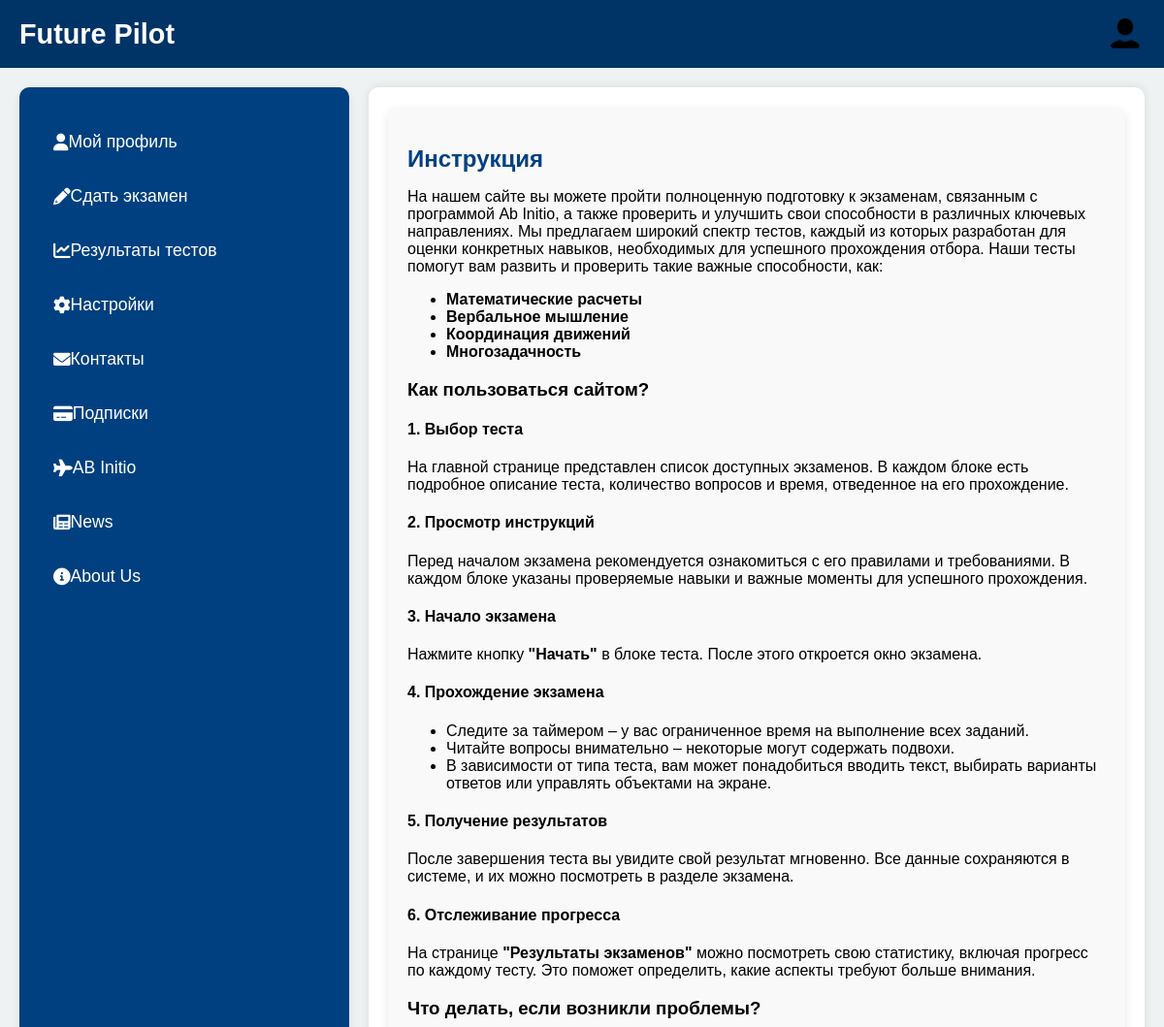
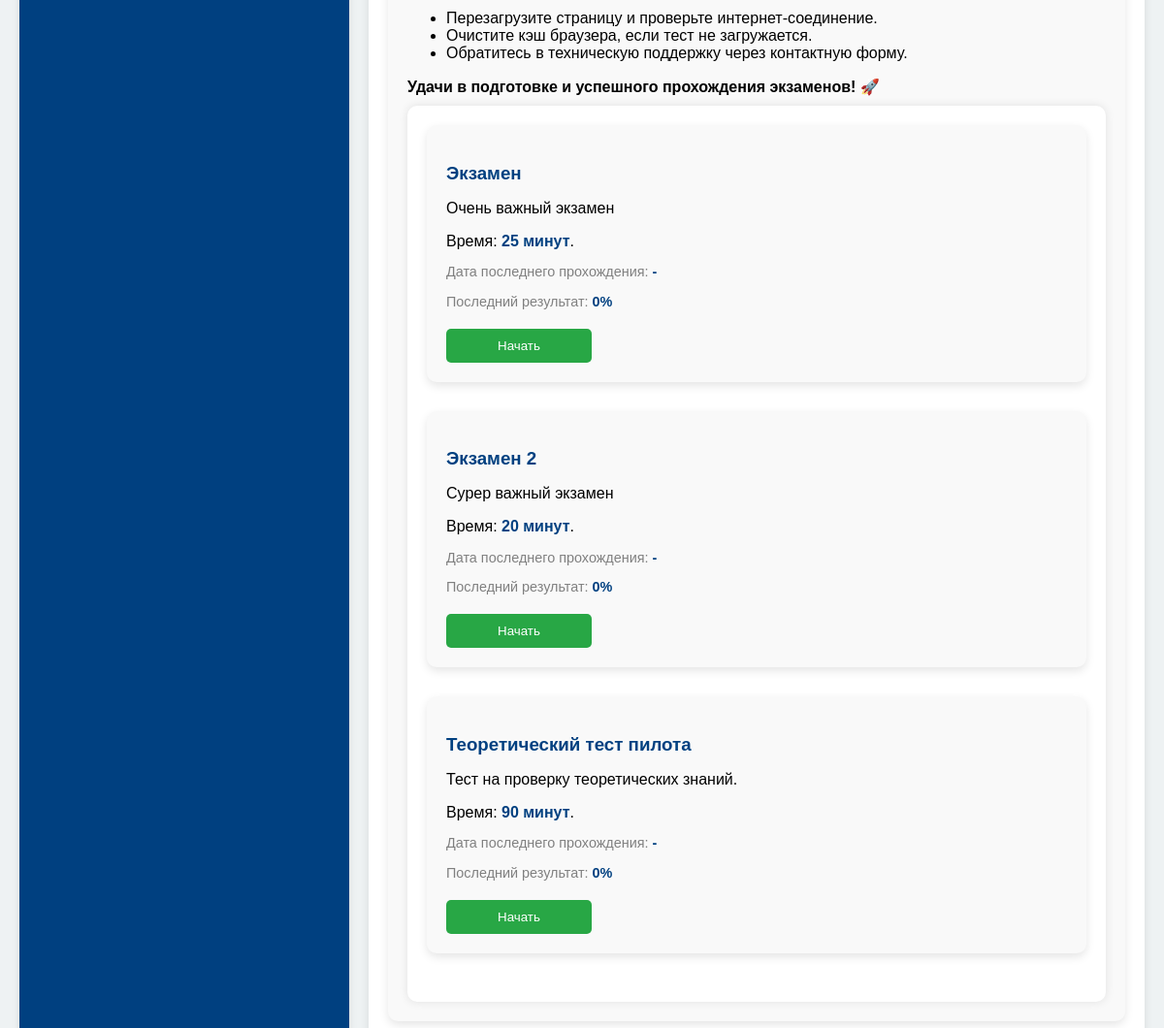
/tests/ (signed in), run on the app's committed database (2 pictures, top to bottom).
### exams/models.py (models this page shows, shortened)
class Exam(models.Model):
    title = models.CharField(max_length=255)
    description = models.TextField()
    time_limit = models.IntegerField(help_text="Time limit in minutes")

### exams/views.py (the view)
# urls.py: path('tests/', TestsListView.as_view(), name='tests'),
class TestsListView(ListView):
    model = Exam
    template_name = 'test_start.html'
    context_object_name = 'tests'
    def get_context_data(self, **kwargs):
        context = super().get_context_data(**kwargs)
        exams = Exam.objects.all()
        user = self.request.user
        exam_results = ExamResult.objects.filter(user=user, exam__in=exams)
        results_by_exam = {result.exam.id: result for result in exam_results}
        exams_with_results = []
        for exam in exams:
            result = results_by_exam.get(exam.id)
            exams_with_results.append({
                'exam': exam,
                'last_score': result.score if result else None,
                'last_date': localtime(result.date_taken).strftime('%d.%m.%Y %H:%M') if result else None
            })
        context['exams_with_results'] = exams_with_results
        return context

### templates/test_start.html (shortened to what this page needs)
{% extends "base.html" %}
        {% block 'main' %}
        <main class="main-content">
            <div class="instruction-section">
<div>
    <h2><strong>Инструкция</strong></h2>
    <p>На нашем сайте вы можете пройти полноценную подготовку к экзаменам, связанным с программой Ab Initio, а также проверить и улучшить свои способности в различных ключевых направлениях. Мы предлагаем широкий спектр тестов, каждый из которых разработан для оценки конкретных навыков, необходимых для успешного прохождения отбора. Наши тесты помогут вам развить и проверить такие важные способности, как:</p>
    <ul>
        <li><strong>Математические расчеты</strong></li>
        <li><strong>Вербальное мышление</strong></li>
        <li><strong>Координация движений</strong></li>
        <li><strong>Многозадачность</strong></li>
    </ul>
    <h3><strong>Как пользоваться сайтом?</strong></h3>
    <h4><strong>1. Выбор теста</strong></h4>
    <p>На главной странице представлен список доступных экзаменов. В каждом блоке есть подробное описание теста, количество вопросов и время, отведенное на его прохождение.</p>
    <h4><strong>2. Просмотр инструкций</strong></h4>
    <p>Перед началом экзамена рекомендуется ознакомиться с его правилами и требованиями. В каждом блоке указаны проверяемые навыки и важные моменты для успешного прохождения.</p>
    <h4><strong>3. Начало экзамена</strong></h4>
    <p>Нажмите кнопку <strong>"Начать"</strong> в блоке теста. После этого откроется окно экзамена.</p>
    <h4><strong>4. Прохождение экзамена</strong></h4>
    <ul>
        <li>Следите за таймером – у вас ограниченное время на выполнение всех заданий.</li>
        <li>Читайте вопросы внимательно – некоторые могут содержать подвохи.</li>
        <li>В зависимости от типа теста, вам может понадобиться вводить текст, выбирать варианты ответов или управлять объектами на экране.</li>
    </ul>
    <h4><strong>5. Получение результатов</strong></h4>
    <p>После завершения теста вы увидите свой результат мгновенно. Все данные сохраняются в системе, и их можно посмотреть в разделе экзамена.</p>
    <h4><strong>6. Отслеживание прогресса</strong></h4>
    <p>На странице <strong>"Результаты экзаменов"</strong> можно посмотреть свою статистику, включая прогресс по каждому тесту. Это поможет определить, какие аспекты требуют больше внимания.</p>
    <h3><strong>Что делать, если возникли проблемы?</strong></h3>
    <ul>
        <li>Перезагрузите страницу и проверьте интернет-соединение.</li>
        <li>Очистите кэш браузера, если тест не загружается.</li>
        <li>Обратитесь в техническую поддержку через контактную форму.</li>
    </ul>
    <p><strong>Удачи в подготовке и успешного прохождения экзаменов! 🚀</strong></p>
</div>
    <main class="main-content">
        {% for item in exams_with_results %}
            <div class="exam-section">
                <h3>{{ item.exam.title }}</h3>
                <p>{{ item.exam.description }}</p>
                <p>Время: <strong>{{ item.exam.time_limit }} минут</strong>.</p>
                <p class="exam-info">Дата последнего прохождения: <strong>{{ item.last_date|default:"-" }}</strong></p>
                <p class="exam-info">Последний результат: <strong>{{ item.last_score|default:"0" }}%</strong></p>
                <form action="{% url 'test_process' item.exam.id %}" method="GET">
                    <button class="start-btn" type="submit">Начать</button>
                </form>
            </div>
        {% endfor %}
    </main>
        {% endblock %}

### templates/test_start.html (style rules this page uses)
body { margin: 0; font-family: Arial, sans-serif; background-color: #eef2f3; }
.main-content { flex: 1; background: white; border-radius: 10px; padding: 20px; box-shadow: 0 0 10px rgba(0, 0, 0, 0.1); }
.instruction-section, .exam-section { margin-bottom: 30px; padding: 20px; background-color: #f9f9f9; border-radius: 10px; box-shadow: 0 4px 10px rgba(0, 0, 0, 0.1); }
.instruction-section h2, .exam-section h3 { color: #004080; margin-bottom: 15px; }
.instruction-section p { margin-bottom: 10px; }
.exam-section strong { color: #004080; }
.exam-section .exam-info { font-size: 0.9em; color: gray; }
.start-btn { display: block; margin-top: 20px; background-color: #28a745; color: white; padding: 10px 20px; border: none; border-radius: 5px; cursor: pointer; text-align: center; width: 150px; }

### data on the page
Exam: exam "Экзамен", exam.description "Очень важный экзамен", exam.time_limit "25", last_date "-", last_score "0"
Exam: exam "Экзамен 2", exam.description "Сурер важный экзамен", exam.time_limit "20", last_date "-", last_score "0"
Exam: exam "Теоретический тест пилота", exam.description "Тест на проверку теоретических знаний.", exam.time_limit "90", last_date "-", last_score "0"
